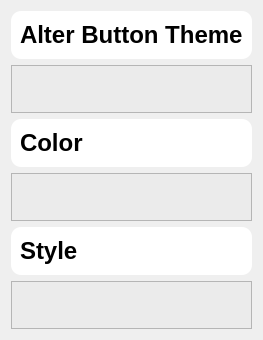
                <widget class="QWidget" name="scrollAreaWidgetContents_6">
                 <property name="geometry">
                  <rect>
                   <x>0</x>
                   <y>0</y>
                   <width>250</width>
                   <height>340</height>
                  </rect>
                 </property>
                 <layout class="QVBoxLayout" name="verticalLayout_19">
                  <item>
                   <widget class="QFrame" name="frame_36">
                    <property name="maximumSize">
                     <size>
                      <width>16777215</width>
                      <height>50</height>
                     </size>
                    </property>
                    <property name="styleSheet">
                     <string notr="true">background-color: rgb(255, 255, 255);
border-radius:10px;</string>
                    </property>
                    <property name="frameShape">
                     <enum>QFrame::StyledPanel</enum>
                    </property>
                    <property name="frameShadow">
                     <enum>QFrame::Raised</enum>
                    </property>
                    <layout class="QHBoxLayout" name="horizontalLayout_26">
                     <item alignment="Qt::AlignLeft">
                      <widget class="QLabel" name="label_16">
                       <property name="font">
                        <font>
                         <pointsize>18</pointsize>
                         <weight>75</weight>
                         <bold>true</bold>
                        </font>
                       </property>
                       <property name="text">
                        <string>Alter Button Theme</string>
                       </property>
                      </widget>
                     </item>
                    </layout>
                   </widget>
                  </item>
                  <item>
                   <widget class="QFrame" name="frame_35">
                    <property name="maximumSize">
                     <size>
                      <width>16777215</width>
                      <height>50</height>
                     </size>
                    </property>
                    <property name="styleSheet">
                     <string notr="true">background-color: rgb(235, 235, 235);
</string>
                    </property>
                    <property name="frameShape">
                     <enum>QFrame::StyledPanel</enum>
                    </property>
                    <property name="frameShadow">
                     <enum>QFrame::Raised</enum>
                    </property>
                    <layout class="QHBoxLayout" name="horizontalLayout_25"/>
                   </widget>
                  </item>
                  <item>
                   <widget class="QFrame" name="frame_37">
                    <property name="maximumSize">
                     <size>
                      <width>16777215</width>
                      <height>50</height>
                     </size>
                    </property>
                    <property name="styleSheet">
                     <string notr="true">background-color: rgb(255, 255, 255);
border-radius:10px;</string>
                    </property>
                    <property name="frameShape">
                     <enum>QFrame::StyledPanel</enum>
                    </property>
                    <property name="frameShadow">
                     <enum>QFrame::Raised</enum>
                    </property>
                    <layout class="QHBoxLayout" name="horizontalLayout_27">
                     <item alignment="Qt::AlignLeft">
                      <widget class="QLabel" name="label_17">
                       <property name="font">
                        <font>
                         <pointsize>18</pointsize>
                         <weight>75</weight>
                         <bold>true</bold>
                        </font>
                       </property>
                       <property name="text">
                        <string>Color</string>
                       </property>
                      </widget>
                     </item>
                    </layout>
                   </widget>
                  </item>
                  <item>
                   <widget class="QFrame" name="frame_38">
                    <property name="maximumSize">
                     <size>
                      <width>16777215</width>
                      <height>50</height>
                     </size>
                    </property>
                    <property name="styleSheet">
                     <string notr="true">background-color: rgb(235, 235, 235);
</string>
                    </property>
                    <property name="frameShape">
                     <enum>QFrame::StyledPanel</enum>
                    </property>
                    <property name="frameShadow">
                     <enum>QFrame::Raised</enum>
                    </property>
                    <layout class="QHBoxLayout" name="horizontalLayout_28"/>
                   </widget>
                  </item>
                  <item>
                   <widget class="QFrame" name="frame_39">
                    <property name="maximumSize">
                     <size>
                      <width>16777215</width>
                      <height>50</height>
                     </size>
                    </property>
                    <property name="styleSheet">
                     <string notr="true">background-color: rgb(255, 255, 255);
border-radius:10px;</string>
                    </property>
                    <property name="frameShape">
                     <enum>QFrame::StyledPanel</enum>
                    </property>
                    <property name="frameShadow">
                     <enum>QFrame::Raised</enum>
                    </property>
                    <layout class="QHBoxLayout" name="horizontalLayout_29">
                     <item alignment="Qt::AlignLeft">
                      <widget class="QLabel" name="label_18">
                       <property name="font">
                        <font>
                         <pointsize>18</pointsize>
                         <weight>75</weight>
                         <bold>true</bold>
                        </font>
                       </property>
                       <property name="text">
                        <string>Style</string>
                       </property>
                      </widget>
                     </item>
                    </layout>
                   </widget>
                  </item>
                  <item>
                   <widget class="QFrame" name="frame_40">
                    <property name="maximumSize">
                     <size>
                      <width>16777215</width>
                      <height>50</height>
                     </size>
                    </property>
                    <property name="styleSheet">
                     <string notr="true">background-color: rgb(235, 235, 235);
</string>
                    </property>
                    <property name="frameShape">
                     <enum>QFrame::StyledPanel</enum>
                    </property>
                    <property name="frameShadow">
                     <enum>QFrame::Raised</enum>
                    </property>
                    <layout class="QHBoxLayout" name="horizontalLayout_30"/>
                   </widget>
                  </item>
                 </layout>
                </widget>
